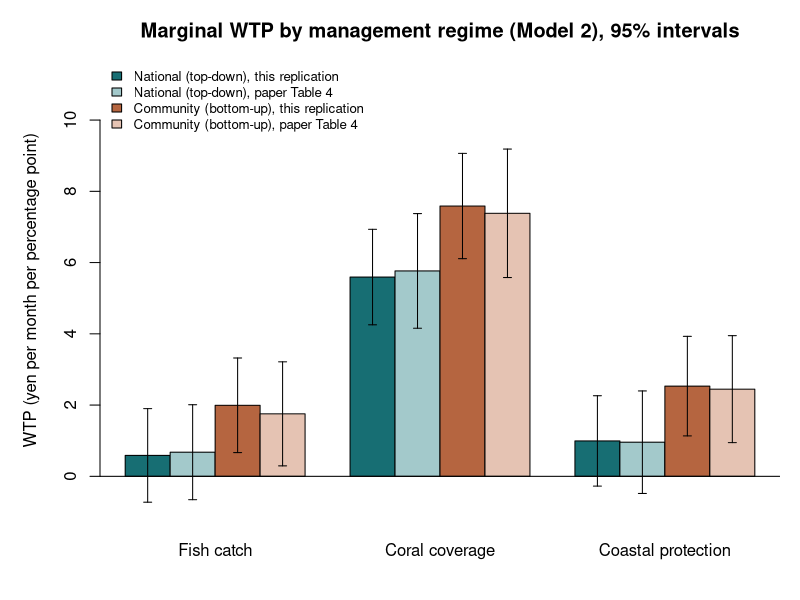
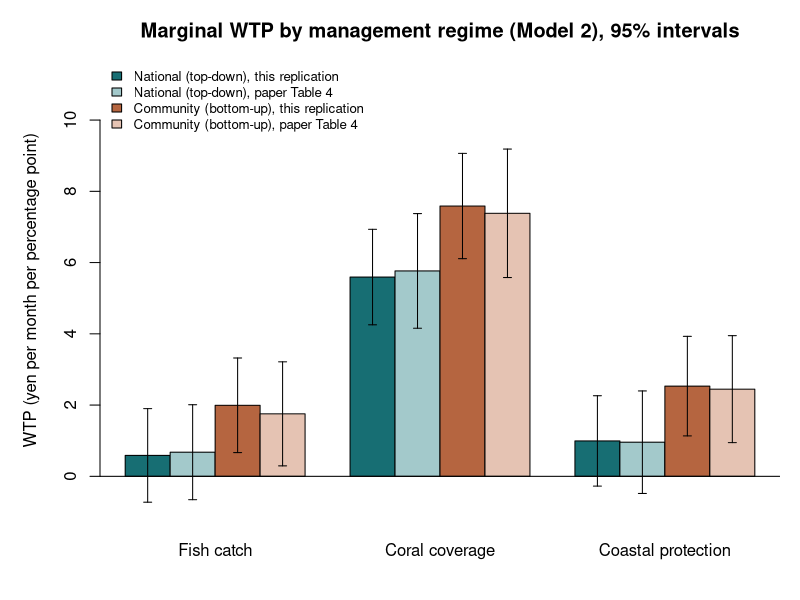

Generate these figures, in order, with R:
# Step 4: Figure 1, attribute WTP by management regime, ours next to the paper's.
#
# Reads outputs/table4_wtp.csv (written by step 3) and draws the three attribute
# WTPs for Model 2 national and community with 95% intervals, beside the
# published Table 4 values. Writes outputs/figure1_wtp.png and .pdf.

w <- read.csv("outputs/table4_wtp.csv")
attrs <- c("fish_catch", "coral_coverage", "coastal_conditions")
labels <- c("Fish catch", "Coral coverage", "Coastal protection")
pick <- function(series, col) w[w$series == series, ][match(attrs, w$attribute[w$series == series]), col]

est <- rbind(pick("Model 2 national", "wtp_yen"), pick("Model 2 national", "paper_wtp"),
             pick("Model 2 community", "wtp_yen"), pick("Model 2 community", "paper_wtp"))
se <- rbind(pick("Model 2 national", "std_err"), pick("Model 2 national", "paper_se"),
            pick("Model 2 community", "std_err"), pick("Model 2 community", "paper_se"))
cols <- c("#176E73", "#A3C9CB", "#B56540", "#E5C3B3")
legend_text <- c("National (top-down), this replication", "National (top-down), paper Table 4",
                 "Community (bottom-up), this replication", "Community (bottom-up), paper Table 4")

draw <- function() {
  par(mar = c(4, 5, 3, 1))
  lo <- est - 1.96 * se
  hi <- est + 1.96 * se
  x <- barplot(est, beside = TRUE, col = cols, names.arg = labels, ylim = c(min(0, lo) - 0.5, max(hi) + 2.5),
               ylab = "WTP (yen per month per percentage point)",
               main = "Marginal WTP by management regime (Model 2), 95% intervals")
  arrows(x, lo, x, hi, angle = 90, code = 3, length = 0.04)
  abline(h = 0)
  legend("topleft", legend = legend_text, fill = cols, bty = "n", cex = 0.8)
}
png("outputs/figure1_wtp.png", width = 1200, height = 720, res = 150)
draw()
invisible(dev.off())
pdf("outputs/figure1_wtp.pdf", width = 8, height = 4.8)
draw()
invisible(dev.off())
cat("Wrote outputs/figure1_wtp.png and outputs/figure1_wtp.pdf\n")
